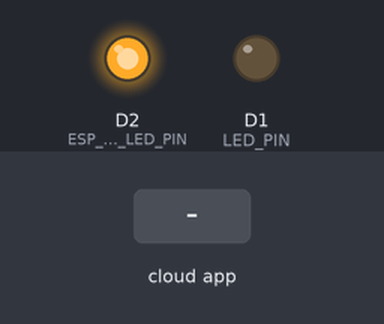
Recording of a sketch running on a simulated ESP8266 (NodeMCU). Shown: output pins drawn as LEDs (lit = HIGH). Inputs (shaded band) come from the test bench. WiFi joins after 1.5 s; servers stay silent unless stated; the Firebase database answers and starts empty; what the sketch prints to the serial monitor is not drawn.

Above: at 2.7 s.
2.8 s: the phone or cloud app sets bulbState to off
At 4.88 s:
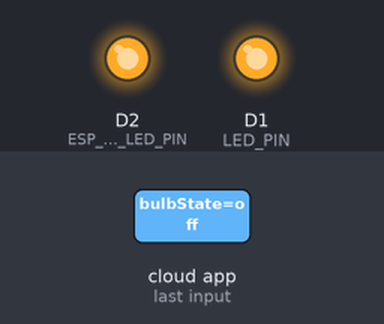
5.9 s: the phone or cloud app sets bulbState to on
At 7.51 s:
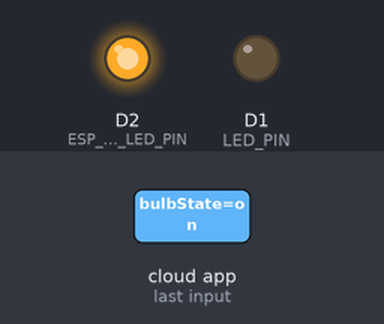
Timing chart, 0 to 9.0 s (numbered marks = the images above; inputs shaded):
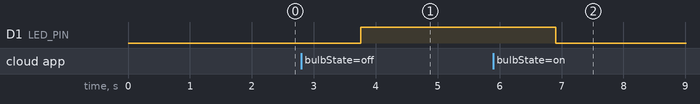

The sketch:

arduino_code_github.ino
```cpp
#include <ESP8266WiFi.h>
#include <Firebase_ESP_Client.h>

/* 1. Define the WiFi credentials */
#define WIFI_SSID "your wifi ssid"
#define WIFI_PASSWORD "your wifi password"

/* 2. Define the API Key */
#define API_KEY "your api key"

/* 3. Define the user Email and password for Firebase */
#define USER_EMAIL "your email"
#define USER_PASSWORD "your password"

/* 4. Define the RTDB URL */
#define DATABASE_URL "database url"

#define LED_PIN D1 // Pin connected to the LED
#define ESP_CHECK_LED_PIN D2 // Pin connected to the LED for checking ESP functioning
#define BULB_STATE_NODE "/bulbState"

// Firebase Data object
FirebaseData fbdo;
FirebaseAuth auth;
FirebaseConfig config;

unsigned long sendDataPrevMillis = 0;

void setup()
{
  pinMode(LED_PIN, OUTPUT);
  pinMode(ESP_CHECK_LED_PIN, OUTPUT);

  digitalWrite(LED_PIN, LOW); // Start with the LED off

  Serial.begin(115200);
  WiFi.begin(WIFI_SSID, WIFI_PASSWORD);

  Serial.print("Connecting to Wi-Fi");
  while (WiFi.status() != WL_CONNECTED)
  {
    Serial.print(".");
    delay(300);
  }
  Serial.println();
  Serial.print("Connected with IP: ");
  Serial.println(WiFi.localIP());
  Serial.println();

  // Set up Firebase
  config.api_key = API_KEY;
  auth.user.email = USER_EMAIL;
  auth.user.password = USER_PASSWORD;
  config.database_url = DATABASE_URL;

  Firebase.reconnectNetwork(true);

  fbdo.setBSSLBufferSize(4096, 1024);
  fbdo.setResponseSize(2048);

  Firebase.begin(&config, &auth);
  Firebase.setDoubleDigits(5);

  config.timeout.serverResponse = 10 * 1000;
}

void loop()
{
  digitalWrite(ESP_CHECK_LED_PIN, HIGH);
  // Firebase.ready() handles authentication tasks
  if (Firebase.ready() && (millis() - sendDataPrevMillis > 1000 || sendDataPrevMillis == 0))
  {
    sendDataPrevMillis = millis();

    String bulbState;
    if (Firebase.RTDB.getString(&fbdo, BULB_STATE_NODE, &bulbState))
    {
      Serial.print("Bulb state: ");
      Serial.println(bulbState);

      // Check if the string is "on" or "off" and control LED
      if (bulbState == "on")
      {
        digitalWrite(LED_PIN, LOW);  // Turn LED on
      }
      else if (bulbState == "off")
      {
        digitalWrite(LED_PIN, HIGH);   // Turn LED off
      }
    }
    else
    {
      Serial.print("Error reading bulbState: ");
      Serial.println(fbdo.errorReason().c_str());
    }
  }
  delay(100);
  digitalWrite(ESP_CHECK_LED_PIN, LOW);
}
```

Measured:
- after the input at 2.8 s, D1 (LED_PIN): LOW → HIGH after 0.96 s
- after the input at 5.9 s, D1 (LED_PIN): HIGH → LOW after 1.0 s
